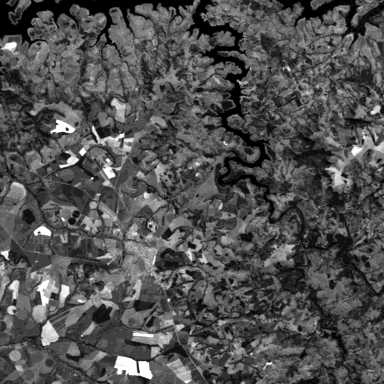
#> input picture HR.png, 384 x 384 px
$ python sharpen_the_image.py
#> lines starting #> are read from the running program, lines starting #| are printed output that depends on the picture
import cv2
import numpy as np# Reading in and displaying our image


high_res=cv2.imread('HR.png')
#> high_res is the input picture: shape (384, 384, 3); min 0, max 255, mean 80.6
high_res_inv = cv2.bitwise_not(high_res)
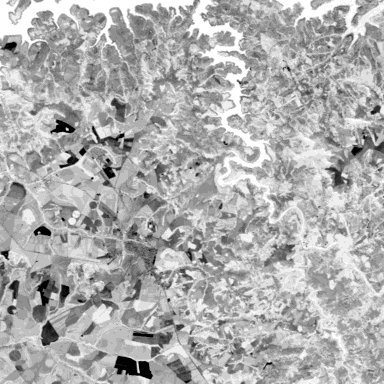
#> high_res_inv: shape (384, 384, 3); min 0, max 255, mean 174.4

cv2.imshow('Original', high_res_inv)


image = cv2.imread('output.png')
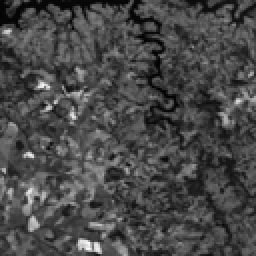
#> input picture output.png, 128 x 128 px (shown 2 times larger)
#> image is the input picture: shape (128, 128, 3); min 0, max 255, mean 72.4
#image2 = cv2.bitwise_not(image)


#Create our shapening kernel, it must equal to one eventually

kernel_sharpening = np.array([[0,-1,0],
                              [-1, 5,-1],
                              [0,-1,0]])# applying the sharpening kernel to the input image & displaying it.

sharpened = cv2.filter2D(image, -1, kernel_sharpening)
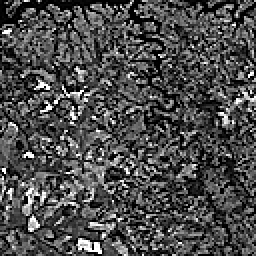
#> sharpened: shape (128, 128, 3) (shown 2 times larger); min 0, max 255, mean 75.6
#imagem = cv2.bitwise_not(sharpened)

lanczos4=cv2.resize(image, (384, 384), interpolation = cv2.INTER_LANCZOS4)
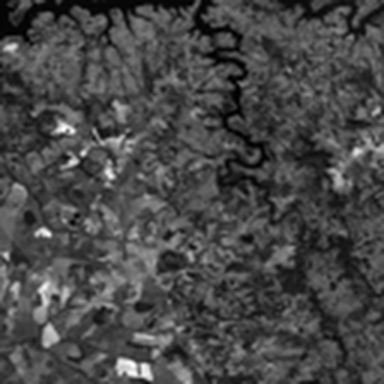
#> lanczos4: shape (384, 384, 3); min 0, max 255, mean 72.4

cv2.imshow('Image Sharpening', lanczos4)
#cv2.imwrite('result.png', lanczos4)
cv2.waitKey(0)
cv2.destroyAllWindows()
